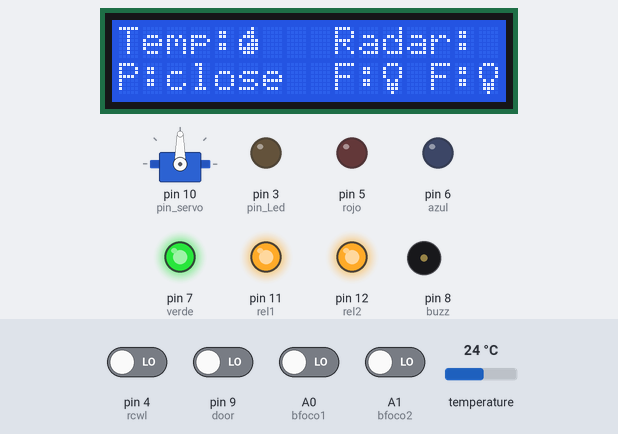
A sketch run on a simulated Arduino Uno, built with avr-gcc and run on an emulated ATmega328P. Shown: servo, 16×2 character LCD, output pins drawn as LEDs (lit = HIGH), buzzer (waves = sounding, pin HIGH). Dashed ring = blinking. The test bench sets the inputs (shaded band); at power-on: A0 (bfoco1), A1 (bfoco2), pin 4 (rcwl), pin 9 (door) LOW, temperature 24 °C.

Above: at 1.3 s.
1.4 s: pin 4 (rcwl) driven HIGH
At 1.88 s:
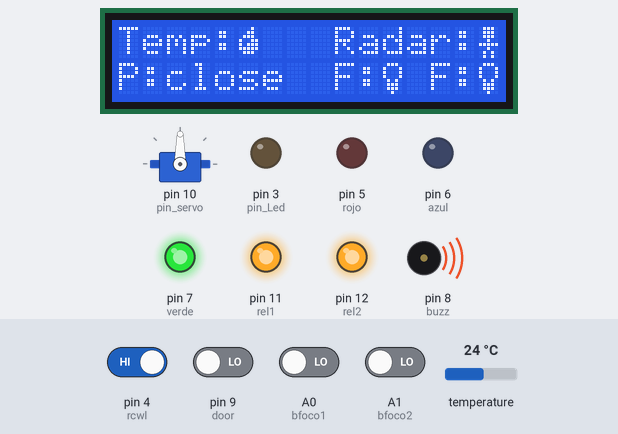
5.2 s: temperature set to 22.4 °C
7.1 s: temperature set to 21.1 °C
At 8.8 s:
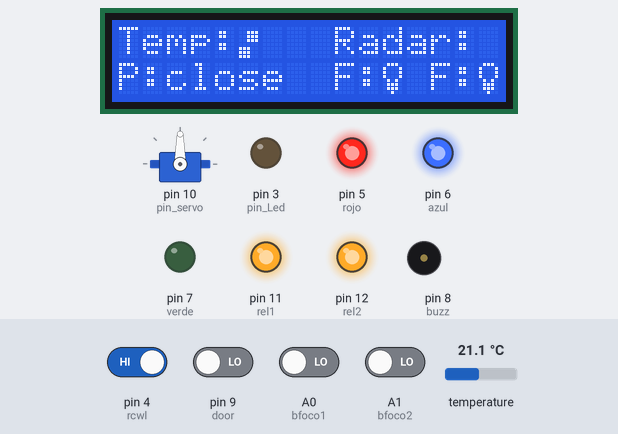
10.9 s: pin 9 (door) driven HIGH
At 11.7 s:
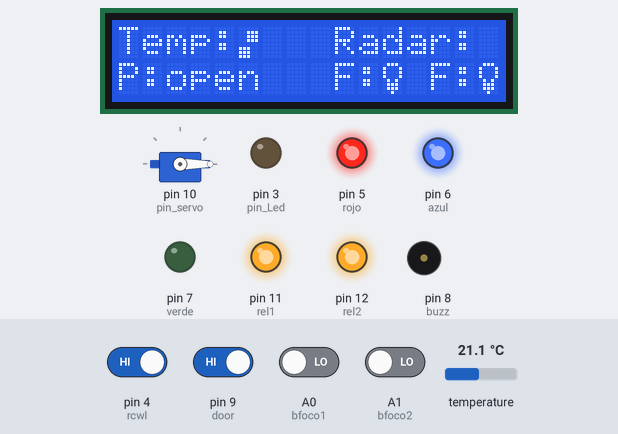
14.7 s: A0 (bfoco1) driven HIGH
At 16.26 s:
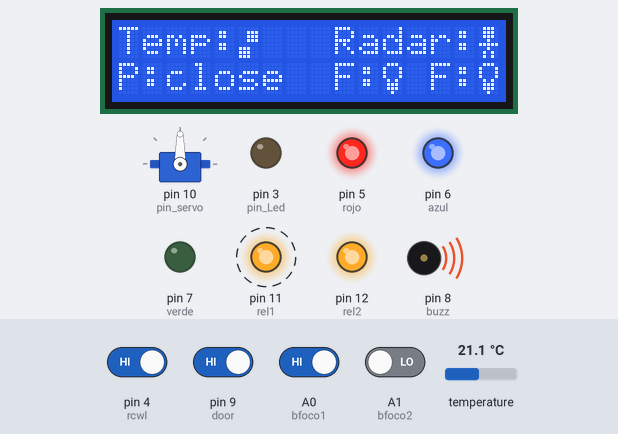
18.5 s: A1 (bfoco2) driven HIGH
At 20.8 s:
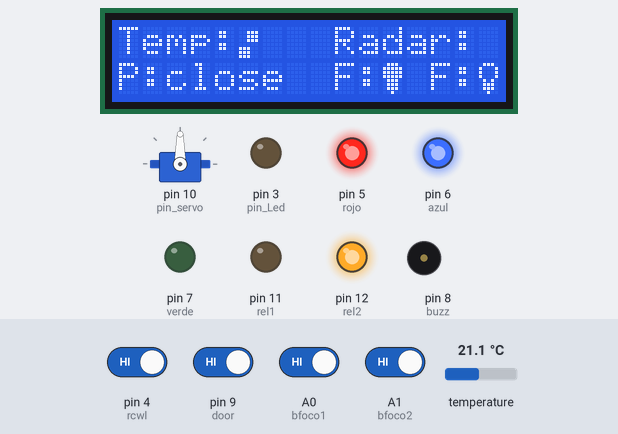
Timing chart, 0 to 23.3 s (numbered marks = the images above; inputs shaded):
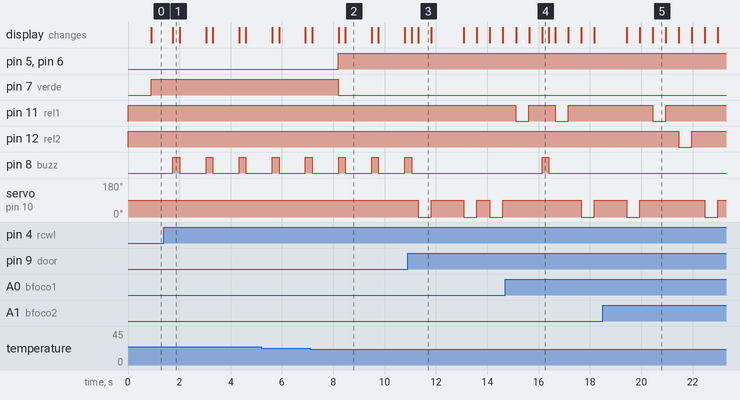

Measured:
- the behaviour switches between 22 and 21.9 °C on temperature (found by bisection; images 1 and 2)
- after the input at 1.4 s, pin 8 (buzz): alternates HIGH for 0.26 s and LOW for 1.0 s, starting after 0.35 s; the display: changes after 0.35 s (image 1)
- after the input at 7.1 s, pin 5 (rojo), pin 6 (azul): LOW → HIGH after 1.1 s; pin 7 (verde): HIGH → LOW after 1.1 s; the display: first differs from a run without the input after 1.1 s (image 2 shows a later state)
- after the input at 10.9 s, pin 8 (buzz): goes on until 11.0 s, then stays LOW; servo on pin 10 (pin_servo): goes 0° 0.51 s, 90° 1.3 s, 0° 0.51 s, 90° 0.51 s, 0° 0.51 s, then 90°, starting after 0.41 s; the display: first differs from a run without the input after 0.41 s (image 3)
- after the input at 14.7 s, pin 11 (rel1): alternates HIGH for 1.0 s and LOW for 0.50 s, starting after 0.42 s; the display: first changes after 0.42 s (image 4 shows a later state)
- after the input at 18.5 s, pin 11 (rel1): goes on until 21.0 s, then stays HIGH; pin 12 (rel2): HIGH → LOW after 3.0 s, → HIGH 0.50 s later; servo on pin 10 (pin_servo): 90° → 0° after 4.0 s, → 90° 0.51 s later
- what the display in image 2 shows lasts 1.0 s, from 8.5 s to 9.5 s

The sketch:

automatizaci_n_de_una_habitaci_n_sencilla.ino
```cpp
/*
Fundacion Kinal
Centro Educativo Tecnico Laboral Kinal
Electronica
Grado: Quinto
Seccion: A
Curso: Taller de electronica digital y reparacion de computadoras 1
Nombre: Luis Andres Muñiz Godoy
Carne: 2019127
*/
#include <Servo.h> //libreria que me permite usar el servo
#include <Adafruit_NeoPixel.h>
#include <OneWire.h>
#include <DallasTemperature.h>
#include <Wire.h>
#include <LiquidCrystal_I2C.h>  //Libreria que controla la LCD por medio de I2C

#define pin_Led 3
#define rcwl 4
#define rojo 5
#define azul 6
#define verde 7
#define buzz 8
#define door 9
#define pin_servo 10
#define rel1 11
#define rel2 12
#define bfoco1 A0
#define bfoco2 A1

//Constructor
Servo servo;  //mi servo


//Constructor del NeoPixel
Adafruit_NeoPixel neopixel(7,pin_Led, NEO_GRB + NEO_KHZ800);

//Armador de lCD
#define direccion_lcd 0x27
#define filas 2
#define columnas 16
LiquidCrystal_I2C LCD_muniz(direccion_lcd, columnas, filas);

//Constructores
OneWire ourWire(2);                //Se establece el pin 5  como el pin que utilizaremos para el protocolo OneWire
DallasTemperature sensors(&ourWire);

//funciones
void puerta();
void movimiento();
void salidas();
void temperatura();
int temperaturac();
void rele1();
void rele2();

//variables
int celsius;
int mempuerta=0;
int memfoco1=0;
int memfoco2=0;

byte hielo[] = {
  B00000,
  B00111,
  B00111,
  B00111,
  B00000,
  B11100,
  B11100,
  B11100
};
byte agua[] = {
  B00010,
  B00110,
  B01110,
  B10011,
  B10111,
  B11111,
  B01110,
  B00000
};
byte vapor[] = {
  B00010,
  B00111,
  B00000,
  B00100,
  B01110,
  B11111,
  B00000,
  B00000
};
byte person[] = {
  B01110,
  B01110,
  B01110,
  B00100,
  B11111,
  B00100,
  B01010,
  B01010
};
byte f_oof[] = {
  B01110,
  B10001,
  B10001,
  B10001,
  B01010,
  B01110,
  B01110,
  B00100
};
byte f_on[] = {
  B01110,
  B11111,
  B11111,
  B11111,
  B01110,
  B01110,
  B01110,
  B00100
};

void setup() {
  salidas();
  digitalWrite(rel1, HIGH);
  digitalWrite(rel2, HIGH);
  servo.attach(pin_servo);
  sensors.begin();
  LCD_muniz.init(); //inicio la comunicacion serial con el modulo i2c
  LCD_muniz.backlight();
  LCD_muniz.createChar(0,hielo);
  LCD_muniz.createChar(1,agua);
  LCD_muniz.createChar(2,vapor);
  LCD_muniz.createChar(3,person);
  LCD_muniz.createChar(4,f_oof);
  LCD_muniz.createChar(5,f_on);
  LCD_muniz.setCursor(0,1);
  LCD_muniz.print("P:close");
  LCD_muniz.setCursor(9,1);
  LCD_muniz.print("F:");
  LCD_muniz.write(4);
  LCD_muniz.setCursor(13,1);
  LCD_muniz.print("F:");
  LCD_muniz.write(4);
}

void loop() {
  celsius = temperaturac();
  puerta();
  rele1();
  rele2();
  puerta();
  temperatura();
  rele1();
  rele2();
  movimiento();
  rele1();
  rele2();
  puerta();
}

void salidas(){
  pinMode(pin_Led,OUTPUT);
  pinMode(rcwl,INPUT);
  pinMode(door,INPUT);
  pinMode(azul,OUTPUT);
  pinMode(verde,OUTPUT);
  pinMode(rojo,OUTPUT);
  pinMode(buzz,OUTPUT);
  pinMode(rel1,OUTPUT);
  pinMode(rel2,OUTPUT);
  pinMode(bfoco1,INPUT);
  pinMode(bfoco2,INPUT);

}

void temperatura(){
  if ( celsius> 14 && celsius<22){
      LCD_muniz.setCursor(0,0);
      LCD_muniz.print("Temp:");
      LCD_muniz.write(0);
      digitalWrite(rojo, HIGH);
      digitalWrite(azul, HIGH);
      digitalWrite(verde, LOW);
      }
  if ( celsius>21 && celsius<26){
      LCD_muniz.setCursor(0,0);
      LCD_muniz.print("Temp:");
      LCD_muniz.write(1);
      digitalWrite(rojo, LOW);
      digitalWrite(azul, LOW);
      digitalWrite(verde, HIGH);
      }
  if ( celsius>25 && celsius<46){
      LCD_muniz.setCursor(0,0);
      LCD_muniz.print("Temp:");
      LCD_muniz.write(2);
      digitalWrite(rojo, HIGH);
      digitalWrite(azul, LOW);
      digitalWrite(verde, LOW);
      }
}

int temperaturac(){
  sensors.requestTemperatures();   //Se envía el comando para leer la temperatura
  float temp= sensors.getTempCByIndex(0); //Se obtiene la temperatura en ºC
  return temp;
}

void movimiento(){
  bool mov = digitalRead(rcwl);
  if(mov==1){
    LCD_muniz.setCursor(9,0);
    LCD_muniz.print("Radar:");
    LCD_muniz.write(3);
    for(int i =0; i<8; i++){
      neopixel.setPixelColor(i,neopixel.Color(255,0,0));
      neopixel.show();
    }
    digitalWrite(buzz, HIGH);
    delay(250);
    for(int i =0; i<8; i++){
      neopixel.setPixelColor(i,neopixel.Color(124,252,0));
      neopixel.show();
    }
    LCD_muniz.setCursor(9,0);
    LCD_muniz.print("Radar: ");
    digitalWrite(buzz, LOW);
    delay(250);

  }
  if(mov==0){
    for(int i =0; i<8; i++){
      neopixel.setPixelColor(i,neopixel.Color(0,0,255));
      neopixel.show();
      LCD_muniz.setCursor(9,0);
      LCD_muniz.print("Radar: ");
    }
  }
}
void puerta(){
  if(digitalRead(door) && mempuerta==0){
    servo.write(0);
    LCD_muniz.setCursor(0,1);
    LCD_muniz.print("P:open ");
    delay(500);
    mempuerta=1;
  }
  if(digitalRead(door) && mempuerta==1){
    servo.write(90);
    LCD_muniz.setCursor(0,1);
    LCD_muniz.print("P:close ");
    delay(500);
    mempuerta=0;
  }
}

void rele1(){
  if (digitalRead(bfoco1) && memfoco1==0){
    digitalWrite(rel1, LOW);
    LCD_muniz.setCursor(9,1);
    LCD_muniz.print("F:");
    LCD_muniz.write(5);
    delay(500);
    memfoco1=1;
  }
if (digitalRead(bfoco1) && memfoco1==1){
    digitalWrite(rel1, HIGH);
    LCD_muniz.setCursor(9,1);
    LCD_muniz.print("F:");
    LCD_muniz.write(4);
    delay(500);
    memfoco1=0;
  }
}

void rele2(){
  if (digitalRead(bfoco2) && memfoco2==0){
    digitalWrite(rel2, LOW);
    LCD_muniz.setCursor(13,1);
    LCD_muniz.print("F:");
    LCD_muniz.write(5);
    delay(500);
    memfoco2=1;
  }
if (digitalRead(bfoco2) && memfoco2==1){
    digitalWrite(rel2, HIGH);
    LCD_muniz.setCursor(13,1);
    LCD_muniz.print("F:");
    LCD_muniz.write(4);
    delay(500);
    memfoco2=0;
  }
}
```
